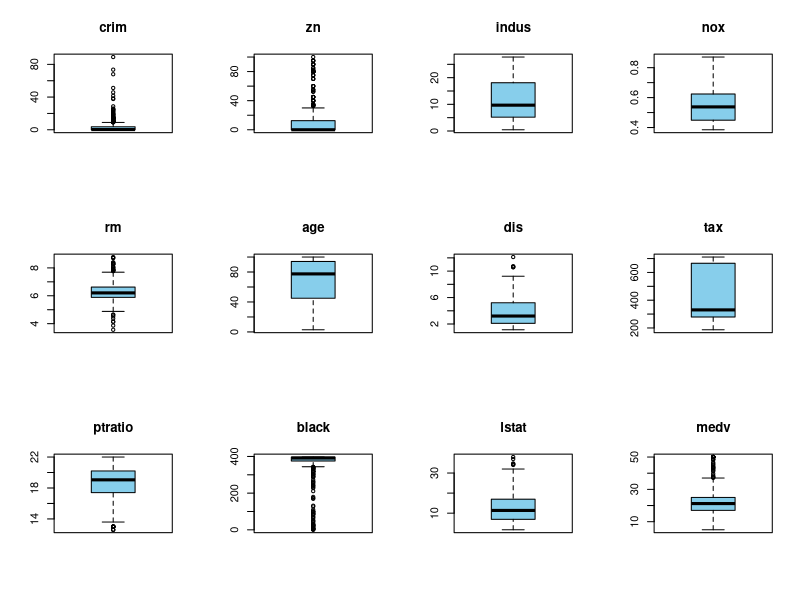
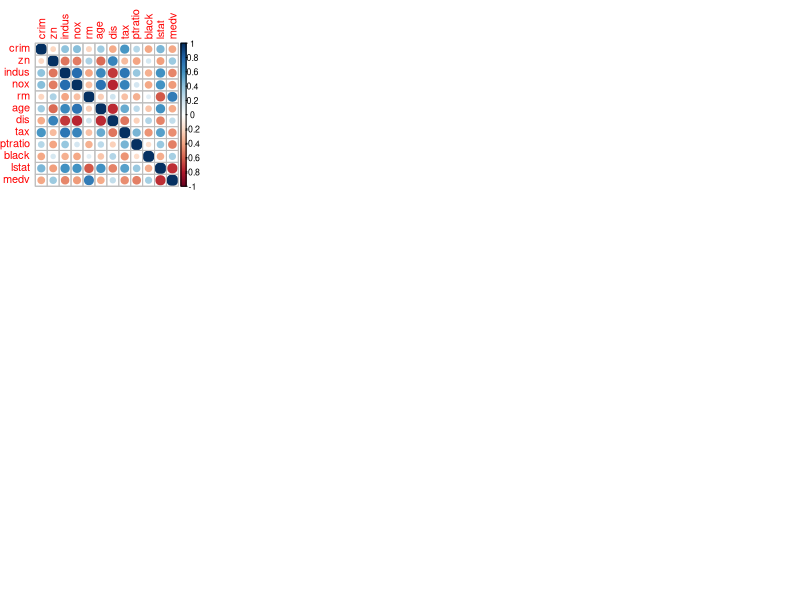
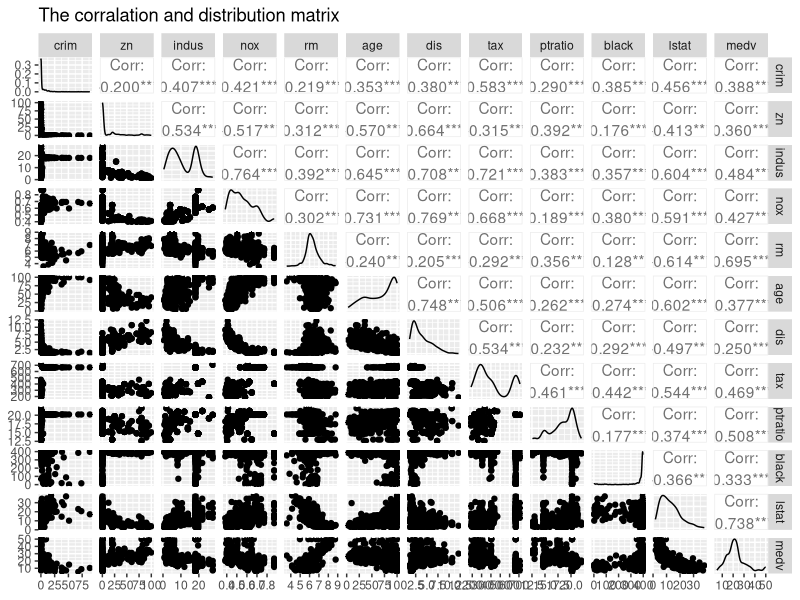
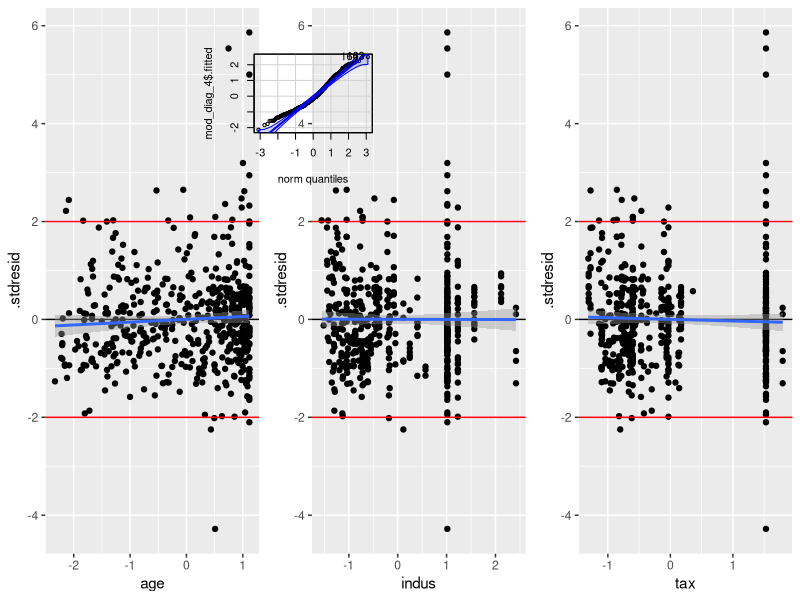
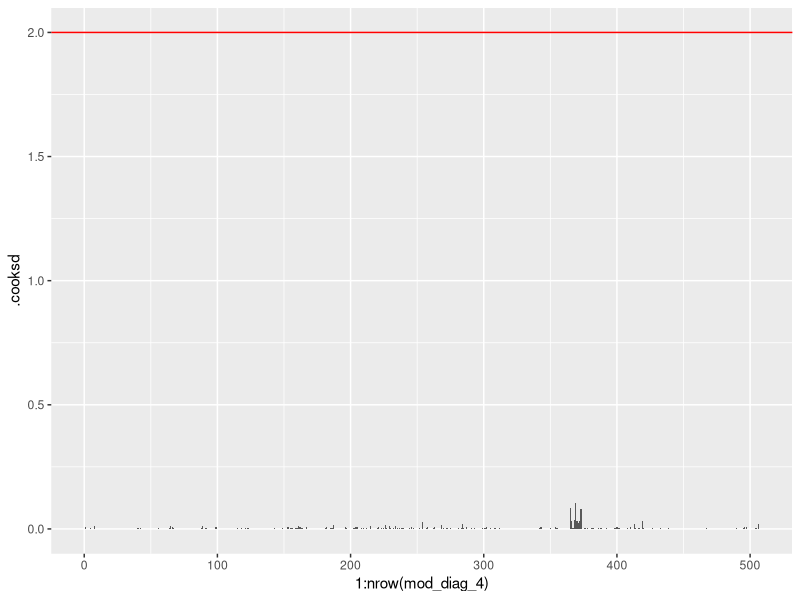
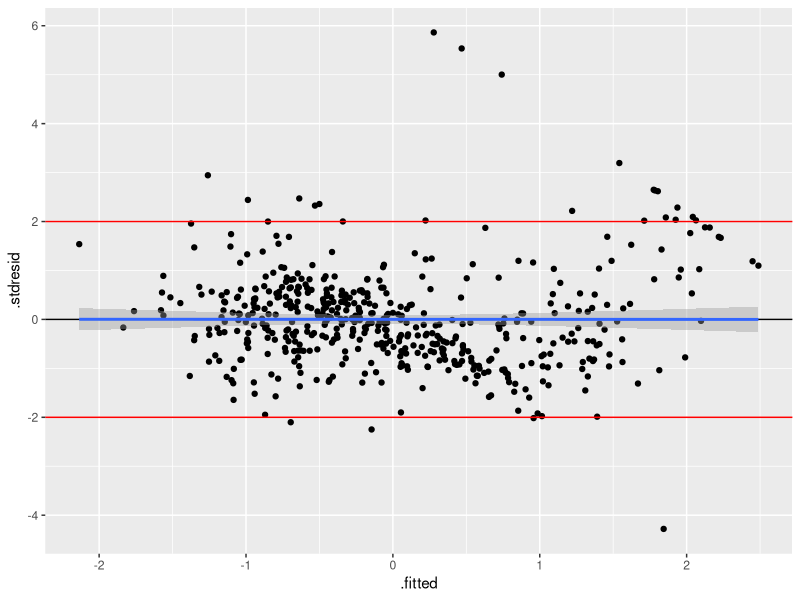
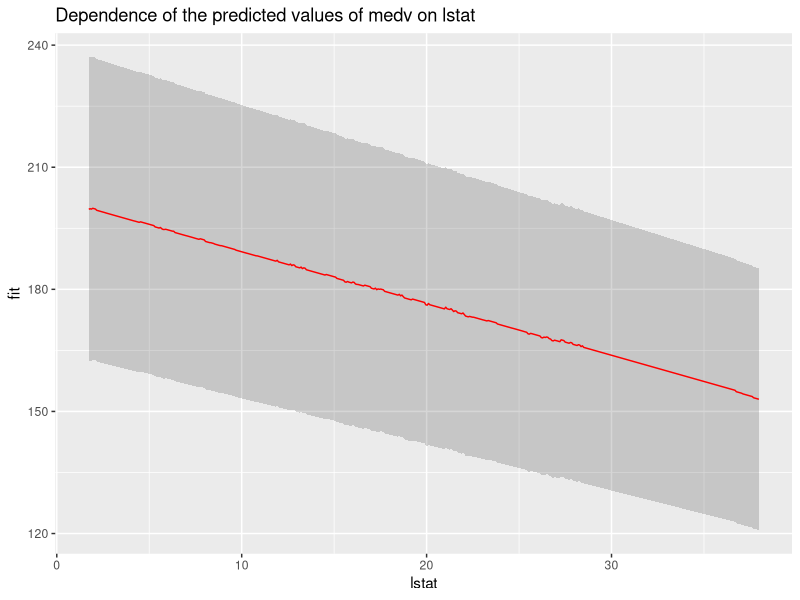

Here is the R script that generated these plots, in order:
## ---- chunk 1
knitr::opts_chunk$set(echo = TRUE, message=FALSE, warning=FALSE)
## ---- chunk 2
#R version 3.6.1 (2019-07-05)
require(MASS) #version 7.3.51.6
require(car) #version 3.0.8
require(tibble) #version 3.0.1
require(cowplot) #version 1.1.0
require(gridExtra) #version 2.3
require(corrplot) #version 0.84
require(GGally) #version 2.0.0
## ---- chunk 3
boston <- Boston
str(boston)
## ---- chunk 4
boston$chas <- factor(boston$chas)
boston$rad <- factor(boston$rad)
str(boston)
## ---- chunk 5
par(mfrow = c(3, 4))
boxplot(boston$crim, main='crim',col='Sky Blue')
boxplot(boston$zn, main='zn',col='Sky Blue')
boxplot(boston$indus, main='indus',col='Sky Blue')
boxplot(boston$nox, main='nox',col='Sky Blue')
boxplot(boston$rm, main='rm',col='Sky Blue')
boxplot(boston$age, main='age',col='Sky Blue')
boxplot(boston$dis, main='dis',col='Sky Blue')
boxplot(boston$tax, main='tax',col='Sky Blue')
boxplot(boston$ptratio, main='ptratio',col='Sky Blue')
boxplot(boston$black, main='black',col='Sky Blue')
boxplot(boston$lstat, main='lstat',col='Sky Blue')
boxplot(boston$medv, main='medv',col='Sky Blue')
## ---- chunk 6
corrplot(cor(boston[, -c(4, 9)]))
## ---- chunk 7
#look at the structure of the data
ggpairs(boston[, -c(4, 9)],
        progress = FALSE, 
        lower = list(combo = wrap(ggally_facethist, binwidth = 0.5))) +
  ggtitle('The corralation and distribution matrix')
## ---- chunk 8
boston$qlstat <- boston$lstat ^ 2
boston_scale <- as.data.frame(sapply(boston[,-c(4, 9)], scale))
str(boston_scale)
#standartization of numeric variables
#add variables chas and rad into new scaled dataset
boston_scale <- add_column(boston_scale, boston[4], .after = 3)
boston_scale <- add_column(boston_scale, boston[9], .after = 8)

str(boston_scale)
## ---- chunk 9
mod_1 <-lm(medv ~ crim + zn + indus + chas + nox
              + rm + age + dis + rad + tax + 
                ptratio + black + lstat, data = boston_scale)
summary(mod_1)
## ---- chunk 10
drop1(mod_1, test = "F")
summary(mod_1)
## ---- chunk 11
mod_2 <- update(mod_1, .~. - age-indus)
drop1(mod_2, test = "F")
summary(mod_2)
## ---- chunk 12
vif(mod_2)
## ---- chunk 13
mod_3 <- update(mod_2, .~. - tax) #removing rad
vif(mod_3)
## ---- chunk 14
summary(mod_3)
## ---- chunk 15
mod_4 <- update(mod_3, .~. + qlstat)
summary(mod_4)
## ---- chunk 16
mod_diag_4 <- fortify(mod_4)

gg_resid <- ggplot(data = mod_diag_4, aes(x = .fitted, y = .stdresid)) + 
  geom_point() + 
  geom_hline(yintercept = 0) +
  geom_smooth(method = "lm") +
  geom_hline(yintercept = 2, color = "red") +
  geom_hline(yintercept = -2, color = "red")

res_1 <- gg_resid + aes(x = boston_scale$age) + xlab('age')
res_2 <- gg_resid + aes(x = boston_scale$indus) + xlab('indus')
res_3 <- gg_resid + aes(x = boston_scale$tax) + xlab('tax')

grid.arrange(res_1, res_2, res_3, nrow = 1)

## ---- chunk 17
qqPlot(mod_diag_4$.fitted)
## ---- chunk 18
ggplot(mod_diag_4, aes(x = 1:nrow(mod_diag_4), y = .cooksd)) + 
  geom_bar(stat = "identity") + 
  geom_hline(yintercept = 2, color = "red")
## ---- chunk 19
ggplot(data = mod_diag_4, aes(x = .fitted, y = .stdresid)) + 
  geom_point() + 
  geom_hline(yintercept = 0) +
  geom_smooth(method = "lm") +
  geom_hline(yintercept = 2, color = "red") +
  geom_hline(yintercept = -2, color = "red")
## ---- chunk 20
summary(mod_4)
## ---- chunk 21
#dataset with predictors
var_data <- data.frame(crim = mean(boston$crim),
                       zn = mean(boston$zn),
                       chas = boston$chas,
                       nox = mean(boston$nox),
                       rm = mean(boston$rm),
                       dis = mean(boston$dis),
                       rad = boston$rad,
                       ptratio = mean(boston$ptratio),
                       black = mean(boston$black),
                       lstat = seq(min(boston$lstat), max(boston$lstat), length.out = 506),
                       qlstat = mean(boston$qlstat))

#predicted values
Predictions <- predict(mod_4, newdata = var_data,  interval = 'confidence')
pred_data <- data.frame(var_data, Predictions)

#Model prediction plot
ggplot(pred_data, aes(x = lstat, y = fit)) +
  geom_ribbon(alpha = 0.2, aes(ymin = lwr, ymax = upr)) +
  geom_line(col = 'red') + 
  ggtitle("Dependence of the predicted values of medv on lstat")
